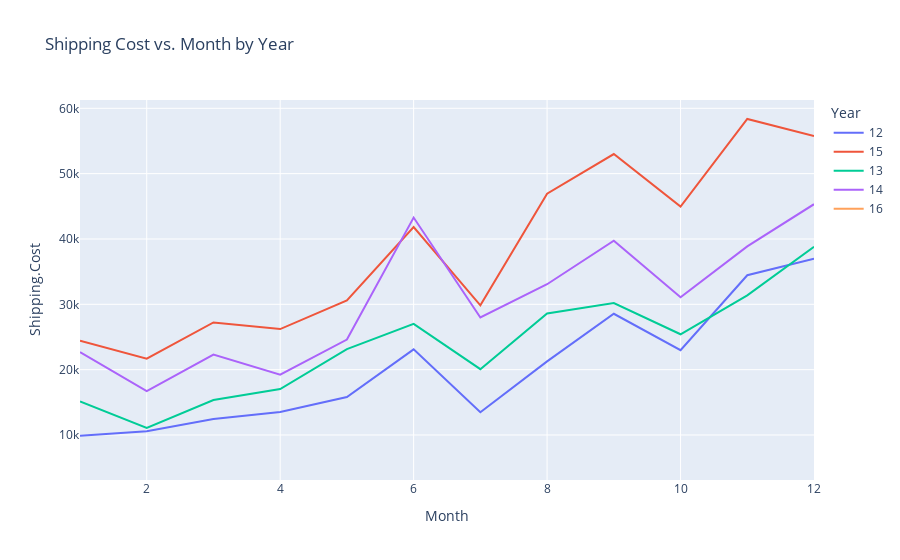

The code cell stored with this chart in its notebook:
### Code cell
ship_date_cost = orders[['Ship.Date','Shipping.Cost']].sort_values(by = 'Ship.Date')
ship_date_cost.loc[:,'Month'] = ship_date_inv['Ship.Date'].apply(lambda x: int(x[:x.find('/')]))
ship_date_cost.loc[:,'Year']  = ship_date_inv['Ship.Date'].apply(lambda x: x[-2:])

month_ship_cost = ship_date_cost.groupby(by = ['Year','Month']).sum().reset_index()

#month_prof.head()

fig = px.line(data_frame = month_ship_cost.sort_values(by = 'Month'),
              x = 'Month',
              y = 'Shipping.Cost',
              color = 'Year',
              title = 'Shipping Cost vs. Month by Year')
fig.show()

### Figure 1 — Plotly figure (JSON) as saved in the notebook; plotly's stock layout.template omitted (floating-point values rounded to 4 significant figures)
{"data": [{"hovertemplate": "Year=12<br>Month=%{x}<br>Shipping.Cost=%{y}<extra></extra>", "legendgroup": "12", "line": {"color": "#636efa", "dash": "solid"}, "mode": "lines", "name": "12", "orientation": "v", "showlegend": true, "type": "scatter", "x": [1, 2, 3, 4, 5, 6, 7, 8, 9, 10, 11, 12], "xaxis": "x", "y": [9873.0, 10590.0, 12460.0, 13530.0, 15820.0, 23110.0, 13490.0, 21280.0, 28560.0, 22980.0, 34450.0, 37000.0], "yaxis": "y"}, {"hovertemplate": "Year=15<br>Month=%{x}<br>Shipping.Cost=%{y}<extra></extra>", "legendgroup": "15", "line": {"color": "#EF553B", "dash": "solid"}, "mode": "lines", "name": "15", "orientation": "v", "showlegend": true, "type": "scatter", "x": [1, 2, 3, 4, 5, 6, 7, 8, 9, 10, 11, 12], "xaxis": "x", "y": [24420.0, 21690.0, 27230.0, 26210.0, 30610.0, 41820.0, 29840.0, 46930.0, 52990.0, 44960.0, 58360.0, 55760.0], "yaxis": "y"}, {"hovertemplate": "Year=13<br>Month=%{x}<br>Shipping.Cost=%{y}<extra></extra>", "legendgroup": "13", "line": {"color": "#00cc96", "dash": "solid"}, "mode": "lines", "name": "13", "orientation": "v", "showlegend": true, "type": "scatter", "x": [1, 2, 3, 4, 5, 6, 7, 8, 9, 10, 11, 12], "xaxis": "x", "y": [15150.0, 11080.0, 15360.0, 17040.0, 23150.0, 27010.0, 20070.0, 28590.0, 30190.0, 25420.0, 31380.0, 38820.0], "yaxis": "y"}, {"hovertemplate": "Year=14<br>Month=%{x}<br>Shipping.Cost=%{y}<extra></extra>", "legendgroup": "14", "line": {"color": "#ab63fa", "dash": "solid"}, "mode": "lines", "name": "14", "orientation": "v", "showlegend": true, "type": "scatter", "x": [1, 2, 3, 4, 5, 6, 7, 8, 9, 10, 11, 12], "xaxis": "x", "y": [22680.0, 16710.0, 22300.0, 19230.0, 24610.0, 43280.0, 27990.0, 33070.0, 39730.0, 31080.0, 38860.0, 45320.0], "yaxis": "y"}, {"hovertemplate": "Year=16<br>Month=%{x}<br>Shipping.Cost=%{y}<extra></extra>", "legendgroup": "16", "line": {"color": "#FFA15A", "dash": "solid"}, "mode": "lines", "name": "16", "orientation": "v", "showlegend": true, "type": "scatter", "x": [1], "xaxis": "x", "y": [6020.0], "yaxis": "y"}], "layout": {"legend": {"title": {"text": "Year"}, "tracegroupgap": 0}, "title": {"text": "Shipping Cost vs. Month by Year"}, "xaxis": {"anchor": "y", "domain": [0, 1], "title": {"text": "Month"}}, "yaxis": {"anchor": "x", "domain": [0, 1], "title": {"text": "Shipping.Cost"}}}}
